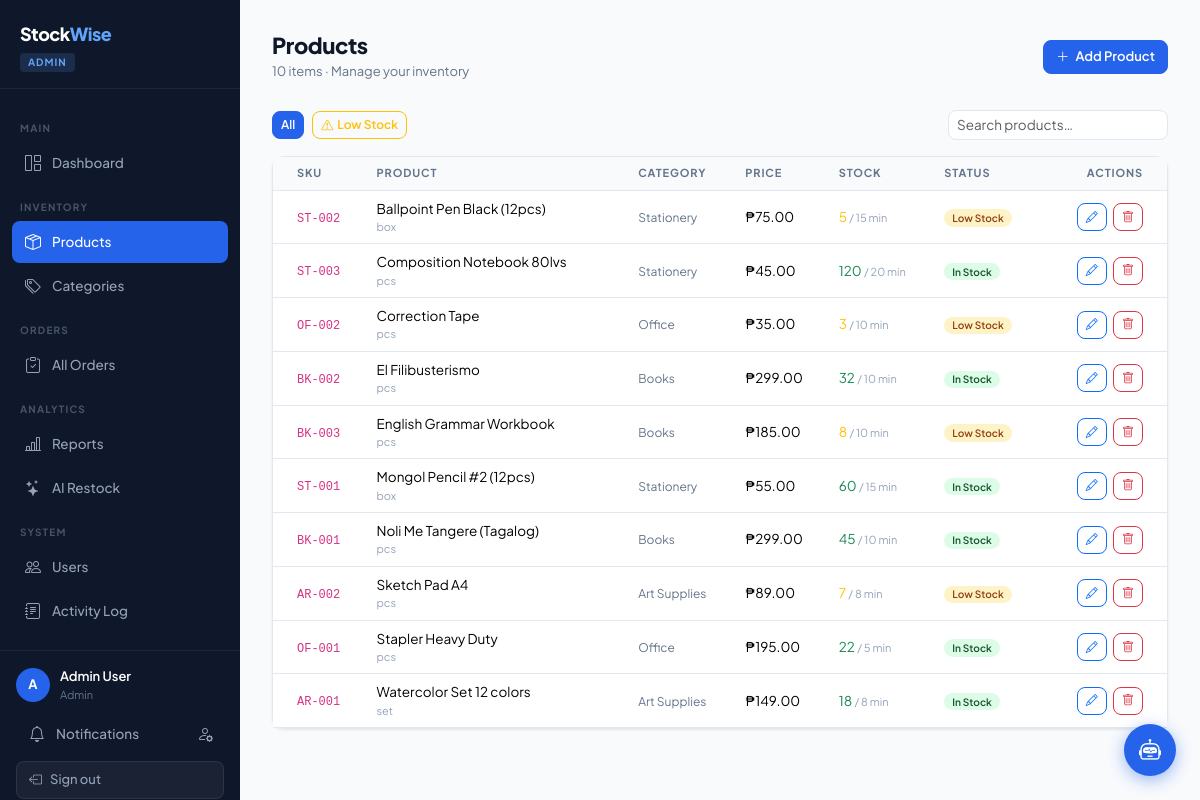
/admin/products.php (signed in), run on the app's committed database.
### tables this page shows
CREATE TABLE products (
    id              INT AUTO_INCREMENT PRIMARY KEY,
    category_id     INT,
    sku             VARCHAR(50) NOT NULL UNIQUE,
    name            VARCHAR(150) NOT NULL,
    description     TEXT,
    unit            VARCHAR(30) NOT NULL DEFAULT 'pcs',
    price           DECIMAL(10,2) NOT NULL DEFAULT 0.00,
    stock_quantity  INT NOT NULL DEFAULT 0,
    low_stock_threshold INT NOT NULL DEFAULT 10,
    is_active       TINYINT(1) NOT NULL DEFAULT 1,
    created_at      DATETIME DEFAULT CURRENT_TIMESTAMP,
    updated_at      DATETIME DEFAULT CURRENT_TIMESTAMP ON UPDATE CURRENT_TIMESTAMP,
    FOREIGN KEY (category_id) REFERENCES categories(id) ON DELETE SET NULL
);

CREATE TABLE categories (
    id          INT AUTO_INCREMENT PRIMARY KEY,
    name        VARCHAR(100) NOT NULL UNIQUE,
    description TEXT,
    created_at  DATETIME DEFAULT CURRENT_TIMESTAMP
);

### classes/Auth.php (called while the page is built, shortened)
<?php
require_once __DIR__ . '/../config/database.php';
class Auth {
    public static function user(): array {
        return [
            'id'   => $_SESSION['user_id']   ?? null,
            'name' => $_SESSION['user_name'] ?? 'Guest',
            'role' => $_SESSION['user_role'] ?? null,
        ];
    }
    public static function isAdmin(): bool {
        return ($_SESSION['user_role'] ?? '') === 'admin';
    }
}

### config/database.php (called while the page is built, shortened)
<?php
class Database {
    private static ?PDO $instance = null;
    public static function getInstance(): PDO {
        if (self::$instance === null) {
            $dsn = 'mysql:host=' . DB_HOST . ';dbname=' . DB_NAME . ';charset=utf8mb4';
            $options = [
                PDO::ATTR_ERRMODE            => PDO::ERRMODE_EXCEPTION,
                PDO::ATTR_DEFAULT_FETCH_MODE => PDO::FETCH_ASSOC,
                PDO::ATTR_EMULATE_PREPARES   => false,
            ];
            try {
                self::$instance = new PDO($dsn, DB_USER, DB_PASS, $options);
            } catch (PDOException $e) {
                die(json_encode(['error' => 'Database connection failed: ' . $e->getMessage()]));
            }
        }
        return self::$instance;
    }
}

### classes/Product.php (called while the page is built, shortened)
<?php
require_once __DIR__ . '/../config/database.php';
class Product {
    private PDO $db;
    public function __construct() {
        $this->db = Database::getInstance();
    }
    public function getAll(bool $activeOnly = false): array {
        $sql = '
            SELECT p.*, c.name AS category_name,
                   CASE WHEN p.stock_quantity <= p.low_stock_threshold THEN 1 ELSE 0 END AS is_low_stock
            FROM products p
            LEFT JOIN categories c ON p.category_id = c.id
        ';
        $sql .= ' ORDER BY p.name ASC';
        return $this->db->query($sql)->fetchAll();
    }
}

### admin/products.php (the view, shortened to what this page needs)
<?php
require_once __DIR__ . '/../config/database.php';
require_once __DIR__ . '/../classes/Auth.php';
require_once __DIR__ . '/../classes/Product.php';
$product    = new Product();
$products   = $product->getAll();
$filter     = $_GET['filter'] ?? '';
$activePage = 'products';
include __DIR__ . '/../includes/header.php';
?>
<div class="page-header d-flex justify-content-between align-items-center">
    <div>
        <h1 class="page-title">Products</h1>
        <div class="page-subtitle"><?= count($products) ?> items · Manage your inventory</div>
    </div>
    <button class="btn btn-primary" data-bs-toggle="modal" data-bs-target="#productModal" onclick="openAdd()">
        <i class="bi bi-plus-lg me-1"></i> Add Product
    </button>
</div>
<div class="d-flex gap-2 mb-3 align-items-center flex-wrap">
    <a href="?filter=" class="btn btn-sm <?= $filter === '' ? 'btn-primary' : 'btn-outline-secondary' ?>">All</a>
    <a href="?filter=low" class="btn btn-sm <?= $filter === 'low' ? 'btn-warning' : 'btn-outline-warning' ?>">
        <i class="bi bi-exclamation-triangle me-1"></i>Low Stock
    </a>
    <input type="text" id="searchBox" class="form-control form-control-sm ms-auto"
           placeholder="Search products…" style="max-width:220px;">
</div>
<div class="card">
    <div class="card-body p-0">
        <table class="table table-hover mb-0" id="productTable">
            <thead><tr>
                <th class="ps-4">SKU</th><th>Product</th><th>Category</th>
                <th>Price</th><th>Stock</th><th>Status</th><th class="text-end pe-4">Actions</th>
            </tr></thead>
            <tbody>
            <?php foreach ($products as $p): ?>
            <tr data-name="<?= strtolower(htmlspecialchars($p['name'] . ' ' . $p['sku'] . ' ' . ($p['category_name'] ?? ''))) ?>">
                <td class="ps-4"><code style="font-size:12px;"><?= htmlspecialchars($p['sku']) ?></code></td>
                <td>
                    <div class="fw-600"><?= htmlspecialchars($p['name']) ?></div>
                    <div style="font-size:11px;color:#94A3B8;"><?= htmlspecialchars($p['unit']) ?></div>
                </td>
                <td><span style="font-size:12px;color:#64748B;"><?= htmlspecialchars($p['category_name'] ?? '—') ?></span></td>
                <td class="fw-600">₱<?= number_format($p['price'], 2) ?></td>
                <td>
                    <span class="fw-700 <?= $p['stock_quantity'] == 0 ? 'text-danger' : ($p['is_low_stock'] ? 'text-warning' : 'text-success') ?>">
                        <?= $p['stock_quantity'] ?>
                    </span>
                    <span style="font-size:11px;color:#94A3B8;"> / <?= $p['low_stock_threshold'] ?> min</span>
                </td>
                <td>
                    <?php if ($p['stock_quantity'] == 0): ?>
                        <span class="badge badge-out rounded-pill px-2">Out of Stock</span>
                    <?php elseif ($p['is_low_stock']): ?>
                        <span class="badge badge-low-stock rounded-pill px-2">Low Stock</span>
                    <?php else: ?>
                        <span class="badge badge-in-stock rounded-pill px-2">In Stock</span>
                    <?php endif; ?>
                </td>
                <td class="text-end pe-4">
                    <button class="btn btn-sm btn-outline-primary me-1" onclick="openEdit(<?= $p['id'] ?>)">
                        <i class="bi bi-pencil"></i>
                    </button>
                    <button class="btn btn-sm btn-outline-danger" onclick="deleteProduct(<?= $p['id'] ?>, '<?= htmlspecialchars(addslashes($p['name'])) ?>')">
                        <i class="bi bi-trash"></i>
                    </button>
                </td>
            </tr>
            <?php endforeach; ?>
            </tbody>
        </table>
    </div>
</div>
<?php
include __DIR__ . '/../includes/footer.php';
?>

### includes/header.php (shortened to what this page needs)
<?php
$user = Auth::user();
?>
<!DOCTYPE html>
<html lang="en">
<head>
    <link href="https://cdn.jsdelivr.net/npm/bootstrap@5.3.2/dist/css/bootstrap.min.css" rel="stylesheet">
    <link href="https://cdn.jsdelivr.net/npm/bootstrap-icons@1.11.3/font/bootstrap-icons.css" rel="stylesheet">
</head>
<body>
<aside class="sidebar">
    <div class="sidebar-brand">
        <div class="sidebar-brand-name">Stock<span>Wise</span></div>
        <div class="sidebar-role-badge"><?= ucfirst($user['role']) ?></div>
    </div>
    <nav class="sidebar-nav">
        <?php if (Auth::isAdmin()): ?>
        <div class="sidebar-section-label">Main</div>
        <a href="<?= APP_URL ?>/admin/dashboard.php" class="sidebar-link <?= ($activePage ?? '') === 'dashboard' ? 'active' : '' ?>">
            <i class="bi bi-grid-1x2"></i> Dashboard
        </a>
        <div class="sidebar-section-label">Inventory</div>
        <a href="<?= APP_URL ?>/admin/products.php" class="sidebar-link <?= ($activePage ?? '') === 'products' ? 'active' : '' ?>">
            <i class="bi bi-box-seam"></i> Products
        </a>
        <a href="<?= APP_URL ?>/admin/categories.php" class="sidebar-link <?= ($activePage ?? '') === 'categories' ? 'active' : '' ?>">
            <i class="bi bi-tags"></i> Categories
        </a>
        <div class="sidebar-section-label">Orders</div>
        <a href="<?= APP_URL ?>/admin/orders.php" class="sidebar-link <?= ($activePage ?? '') === 'orders' ? 'active' : '' ?>">
            <i class="bi bi-clipboard-check"></i> All Orders
        </a>
        <div class="sidebar-section-label">Analytics</div>
        <a href="<?= APP_URL ?>/admin/reports.php" class="sidebar-link <?= ($activePage ?? '') === 'reports' ? 'active' : '' ?>">
            <i class="bi bi-bar-chart-line"></i> Reports
        </a>
        <a href="<?= APP_URL ?>/admin/restock.php" class="sidebar-link <?= ($activePage ?? '') === 'restock' ? 'active' : '' ?>">
            <i class="bi bi-stars"></i> AI Restock
        </a>
        <div class="sidebar-section-label">System</div>
        <a href="<?= APP_URL ?>/admin/users.php" class="sidebar-link <?= ($activePage ?? '') === 'users' ? 'active' : '' ?>">
            <i class="bi bi-people"></i> Users
        </a>
        <a href="<?= APP_URL ?>/admin/logs.php" class="sidebar-link <?= ($activePage ?? '') === 'logs' ? 'active' : '' ?>">
            <i class="bi bi-journal-text"></i> Activity Log
        </a>
        <?php endif; ?>
    </nav>
    <div class="sidebar-footer">
        <div class="sidebar-user">
            <div class="sidebar-avatar"><?= strtoupper(substr($user['name'], 0, 1)) ?></div>
            <div>
                <div class="sidebar-user-name"><?= htmlspecialchars($user['name']) ?></div>
                <div class="sidebar-user-role"><?= ucfirst($user['role']) ?></div>
            </div>
        </div>
        <div class="d-flex gap-2 mb-2">
            <a href="<?= APP_URL ?>/notifications.php" class="sidebar-link flex-fill mb-0 position-relative" style="padding:7px 12px;">
                <i class="bi bi-bell"></i> Notifications
            </a>
            <a href="<?= APP_URL ?>/profile.php" class="sidebar-link mb-0" style="padding:7px 10px;" title="My Profile">
                <i class="bi bi-person-gear"></i>
            </a>
        </div>
        <a href="<?= APP_URL ?>/logout.php" class="btn-logout">
            <i class="bi bi-box-arrow-left"></i> Sign out
        </a>
    </div>
</aside>
<div class="main">
<div class="toast-container position-fixed bottom-0 end-0 p-3">
</div>

### includes/footer.php (shortened to what this page needs)
</div>
<div id="stockbot-wrap">
    <button id="stockbot-toggle" title="StockBot AI Assistant">
        <i class="bi bi-robot"></i>
    </button>
</div>
</body>
</html>

### includes/header.php (style rules this page uses)
:root { --sidebar-width: 240px; --brand: #2563EB; --brand-dark: #1D4ED8; --success: #16A34A; --warning: #D97706; --danger: #DC2626; --surface: #F8FAFC; --border: #E2E8F0; --text: #0F172A; --muted: #64748B; }
* { font-family: 'Plus Jakarta Sans', sans-serif; }
body { background: var(--surface); color: var(--text); }
.sidebar { position: fixed; top: 0; left: 0; bottom: 0; width: var(--sidebar-width); background: #0F172A; display: flex; flex-direction: column; z-index: 100; overflow-y: auto; }
.sidebar-brand { padding: 20px 20px 16px; border-bottom: 1px solid rgba(255,255,255,0.06); }
.sidebar-brand-name { font-size: 18px; font-weight: 800; color: white; letter-spacing: -0.03em; }
.sidebar-brand-name span { color: #60A5FA; }
.sidebar-role-badge { font-size: 10px; font-weight: 700; letter-spacing: 0.1em; text-transform: uppercase; background: rgba(96,165,250,0.15); color: #60A5FA; border-radius: 4px; padding: 2px 8px; margin-top: 6px; display: inline-block; }
.sidebar-nav { padding: 16px 12px; flex: 1; }
.sidebar-section-label { font-size: 10px; font-weight: 700; letter-spacing: 0.12em; text-transform: uppercase; color: #475569; padding: 0 8px; margin: 16px 0 6px; }
.sidebar-link { display: flex; align-items: center; gap: 10px; padding: 9px 12px; border-radius: 8px; color: #94A3B8; text-decoration: none; font-size: 13.5px; font-weight: 500; transition: all 0.15s; margin-bottom: 2px; }
.sidebar-link.active { background: #2563EB; color: white; }
.sidebar-link i { font-size: 16px; width: 18px; text-align: center; }
.sidebar-footer { padding: 16px; border-top: 1px solid rgba(255,255,255,0.06); }
.sidebar-user { display: flex; align-items: center; gap: 10px; margin-bottom: 12px; }
.sidebar-avatar { width: 34px; height: 34px; border-radius: 50%; background: #2563EB; color: white; display: flex; align-items: center; justify-content: center; font-size: 13px; font-weight: 700; flex-shrink: 0; }
.sidebar-user-name { font-size: 13px; font-weight: 600; color: white; }
.sidebar-user-role { font-size: 11px; color: #64748B; }
.btn-logout { display: flex; align-items: center; gap: 8px; width: 100%; padding: 8px 12px; border-radius: 8px; background: rgba(255,255,255,0.05); border: 1px solid rgba(255,255,255,0.08); color: #94A3B8; font-size: 13px; font-weight: 500; text-decoration: none; transition: all 0.15s; }
.main { margin-left: var(--sidebar-width); padding: 32px; min-height: 100vh; }
.page-header { margin-bottom: 28px; }
.page-title { font-size: 22px; font-weight: 800; letter-spacing: -0.02em; margin: 0; }
.page-subtitle { font-size: 13px; color: var(--muted); margin-top: 4px; }
.card { border: 1px solid var(--border); border-radius: 12px; box-shadow: 0 1px 3px rgba(0,0,0,0.08); }
.table { font-size: 13.5px; }
.table th { font-size: 11px; font-weight: 700; letter-spacing: 0.08em; text-transform: uppercase; color: var(--muted); border-bottom: 1px solid var(--border); background: #F8FAFC; }
.table td { vertical-align: middle; border-color: var(--border); }
.badge-low-stock { background:#FEF3C7; color:#92400E; font-weight:600; }
.badge-in-stock { background:#DCFCE7; color:#14532D; font-weight:600; }
.btn-primary { background: var(--brand); border-color: var(--brand); font-weight: 600; }
.btn { font-size: 13px; font-weight: 600; border-radius: 8px; }
.btn-sm { font-size: 12px; }
.form-control, .form-select { font-size: 13.5px; border-color: var(--border); border-radius: 8px; }
.toast-container { z-index: 9999; }

### includes/footer.php (style rules this page uses)
#stockbot-wrap { position: fixed; bottom: 24px; right: 24px; z-index: 10000; display: flex; flex-direction: column; align-items: flex-end; gap: 12px; }
#stockbot-toggle { width: 52px; height: 52px; border-radius: 50%; background: #2563EB; color: white; border: none; box-shadow: 0 4px 16px rgba(37,99,235,0.45); display: flex; align-items: center; justify-content: center; font-size: 22px; cursor: pointer; transition: transform 0.2s, background 0.2s; flex-shrink: 0; }

### data on the page
products: sku "ST-002", name "Ballpoint Pen Black (12pcs)", unit "box", category.name "Stationery", price "75.00", stock_quantity "5", low_stock_threshold "15", shows "Low Stock"
products: sku "ST-003", name "Composition Notebook 80lvs", unit "pcs", category.name "Stationery", price "45.00", stock_quantity "120", low_stock_threshold "20", shows "In Stock"
products: sku "OF-002", name "Correction Tape", unit "pcs", category.name "Office", price "35.00", stock_quantity "3", low_stock_threshold "10", shows "Low Stock"
products: sku "BK-002", name "El Filibusterismo", unit "pcs", category.name "Books", price "299.00", stock_quantity "32", low_stock_threshold "10", shows "In Stock"
products: sku "BK-003", name "English Grammar Workbook", unit "pcs", category.name "Books", price "185.00", stock_quantity "8", low_stock_threshold "10", shows "Low Stock"
products: sku "ST-001", name "Mongol Pencil #2 (12pcs)", unit "box", category.name "Stationery", price "55.00", stock_quantity "60", low_stock_threshold "15", shows "In Stock"
products: sku "BK-001", name "Noli Me Tangere (Tagalog)", unit "pcs", category.name "Books", price "299.00", stock_quantity "45", low_stock_threshold "10", shows "In Stock"
products: sku "AR-002", name "Sketch Pad A4", unit "pcs", category.name "Art Supplies", price "89.00", stock_quantity "7", low_stock_threshold "8", shows "Low Stock"
products: sku "OF-001", name "Stapler Heavy Duty", unit "pcs", category.name "Office", price "195.00", stock_quantity "22", low_stock_threshold "5", shows "In Stock"
products: sku "AR-001", name "Watercolor Set 12 colors", unit "set", category.name "Art Supplies", price "149.00", stock_quantity "18", low_stock_threshold "8", shows "In Stock"

### other printed values
$user['role'] "ADMIN"
substr($user['name'], 0, 1) "A"
$user['name'] "Admin User"
$user['role'] "Admin"
count($products) "10"
